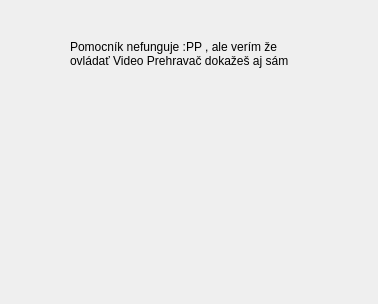
<?xml version="1.0" encoding="UTF-8"?>
<ui version="4.0">
 <class>help</class>
 <widget class="QDialog" name="help">
  <property name="geometry">
   <rect>
    <x>0</x>
    <y>0</y>
    <width>378</width>
    <height>304</height>
   </rect>
  </property>
  <property name="windowTitle">
   <string>Dialog</string>
  </property>
  <widget class="QLabel" name="label">
   <property name="geometry">
    <rect>
     <x>70</x>
     <y>40</y>
     <width>231</width>
     <height>221</height>
    </rect>
   </property>
   <property name="text">
    <string>Pomocník nefunguje :PP , ale verím že ovládať Video Prehravač dokažeš aj sám</string>
   </property>
   <property name="textFormat">
    <enum>Qt::AutoText</enum>
   </property>
   <property name="alignment">
    <set>Qt::AlignLeading|Qt::AlignLeft|Qt::AlignTop</set>
   </property>
   <property name="wordWrap">
    <bool>true</bool>
   </property>
  </widget>
  <widget class="QLabel" name="label_2">
   <property name="geometry">
    <rect>
     <x>40</x>
     <y>100</y>
     <width>331</width>
     <height>181</height>
    </rect>
   </property>
   <property name="text">
    <string/>
   </property>
   <property name="pixmap">
    <pixmap resource="resources.qrc">:/images/resources/dinosaur.png</pixmap>
   </property>
  </widget>
 </widget>
 <resources>
  <include location="resources.qrc"/>
 </resources>
 <connections/>
</ui>
